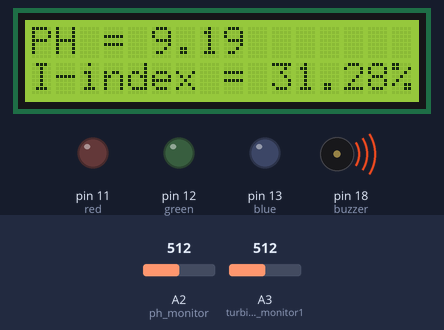
Recording of a sketch running on a simulated Arduino Uno, built with avr-gcc and run on an emulated ATmega328P. Parts: 16×2 character LCD, output pins drawn as LEDs (lit = HIGH), buzzer (waves = sounding, pin HIGH). Dashed ring = blinking. The test bench sets the inputs (shaded band); at power-on: A2 (ph_monitor) = 512, A3 (turbidity_monitor1) = 512. No radio packets arrive unless stated; what the sketch prints to the serial monitor is not drawn.

Above: at 1.2 s.
1.3 s: A2 (ph_monitor) set to 493
At 1.62 s:
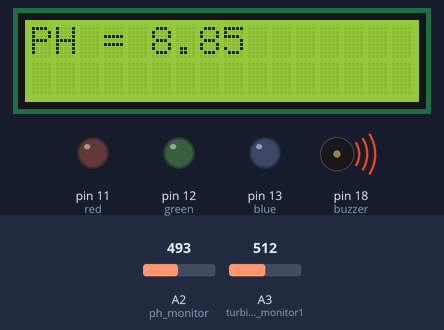
4.2 s: A2 (ph_monitor) set to 511
At 6.3 s:
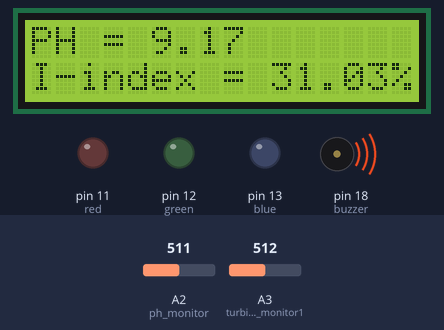
8.3 s: A2 (ph_monitor) set to 306
At 10.5 s:
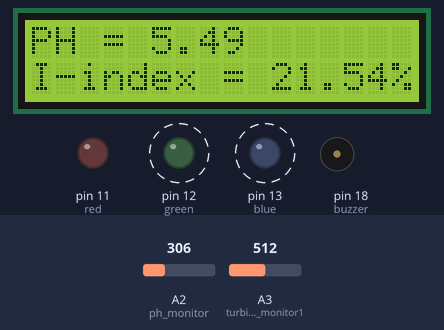
Timing chart, 0 to 17.0 s (numbered marks = the images above; inputs shaded):
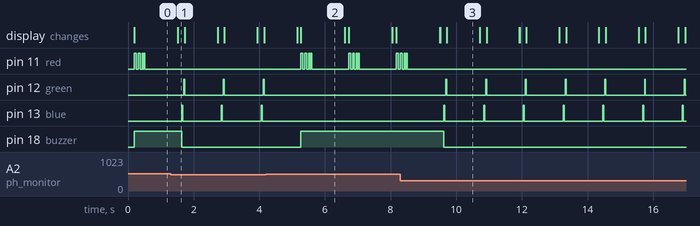

The sketch:

N2PH.ino
```cpp
#include <LiquidCrystal.h>
#include <SPI.h>
#include <nRF24L01.h>
#include <RF24.h>

#define blue 13
#define green 12
#define red 11
#define buzzer 18
#define ph_monitor 16
#define turbidity_monitor1 17

LiquidCrystal lcd(2, 3, 4, 5, 6, 9);

RF24 radio(7, 8); // CE, CSN
const byte address[6] = "00001";

double ph_gradient = 0;
double turbidity_gradient = 0;
double ph_impurity = 0;
double turbidity_impurity = 0;
double impurity = 0;
double ph = 0;
double ph_analog_value = 0;
int turbidity = 0;


void setup()
{
  radio.begin();
  radio.openWritingPipe(address);
  radio.setPALevel(RF24_PA_MAX);
  radio.stopListening();
  lcd.begin (16, 2);
  lcd.setCursor(0, 0);

  Serial.begin(9600);

  pinMode (ph_monitor, INPUT);
  pinMode (turbidity_monitor1, INPUT);

  pinMode (blue, OUTPUT);
  pinMode (green, OUTPUT);
  pinMode (red, OUTPUT);
  pinMode (buzzer, OUTPUT);


}
void loop()
{
  measure_PH();
  measure_turbidity();
  Impurity_level();

  if (impurity > 30)
  {

    high_impurity();

  }
  else
  {
    low_impurity();

  }

  delay(1000);
  lcd.clear();
}
void measure_PH()
{
  ph_analog_value = analogRead(ph_monitor);
  ph = (7.0 / 390) * ph_analog_value;
  Serial.print("ph analog reading = ");
  Serial.println(ph_analog_value);
  Serial.print("ph = ");
  Serial.println(ph);
  lcd.setCursor(0, 0);
  lcd.print("PH = ");
  lcd.print(ph);
  delay (10);

}

void measure_turbidity()
{
  turbidity = analogRead(turbidity_monitor1);
  turbidity = turbidity - 800;
  Serial.print("turbidity1 = ");
  Serial.println(turbidity);
//  lcd.setCursor(0, 1);
//  lcd.print("Turbidity = ");
//  lcd.print(turbidity);
  delay(100);
}


void Impurity_level()
{
  ph_gradient = (ph - 7) * 1.0;
  if (ph_gradient < 0)
  {
    ph_gradient = ph_gradient * -1;
  }
  // ph_gradient = abs(ph_gradient);
  ph_impurity = 1.0 * (100 * ph_gradient) / 7;


  turbidity_impurity = (100 * (turbidity)) / 1023;

  if (ph_impurity > turbidity_impurity)
  {
    impurity = ph_impurity;
  }

  if (ph_impurity < turbidity_impurity)
  {
    impurity = turbidity_impurity;
  }
  impurity = abs(impurity);
  radio.write(&impurity, sizeof(impurity));
  lcd.setCursor(0, 2);
  lcd.print("Impurity ");
  lcd.setCursor(1, 1);
  lcd.print("-index = ");
  lcd.print(impurity);
  lcd.print("%");
}

void low_impurity()
{
  digitalWrite (buzzer, LOW);
  digitalWrite (blue, HIGH);
  delay(30);

  digitalWrite (blue, LOW);

  delay (30);
  digitalWrite (green, HIGH);
  delay (30);
  digitalWrite (green, LOW);
}


void high_impurity()
{

  digitalWrite (red, HIGH);
  digitalWrite (buzzer, HIGH);
  delay(60);

  digitalWrite (red, LOW);

  delay (60);
  digitalWrite (red, HIGH);
  delay (60);
  digitalWrite (red, LOW);
  delay (60);
  digitalWrite (red, HIGH);
  delay(30);

  digitalWrite (red, LOW);

  delay (30);
  digitalWrite (red, HIGH);
  delay (30);
  digitalWrite (red, LOW);
}
```

Measured:
- the behaviour switches between 507 and 506 on A2 (ph_monitor) (found by bisection; images 0 and 1)
- after the input at 1.3 s, pin 11 (red): stops changing and stays LOW; pin 12 (green): alternates HIGH for 0.03 s and LOW for 1.2 s, starting after 0.40 s; pin 13 (blue): alternates HIGH for 0.03 s and LOW for 1.2 s, starting after 0.34 s; pin 18 (buzzer): HIGH → LOW after 0.34 s
- after the input at 4.2 s, pin 11 (red): LOW → HIGH after 1.1 s, then repeats every 1.5 s: LOW 0.06 s, HIGH 0.06 s, LOW 0.06 s, HIGH 0.03 s, LOW 0.03 s, HIGH 0.03 s, LOW 1.1 s, HIGH 0.06 s; pin 12 (green), pin 13 (blue): stops changing and stays LOW; pin 18 (buzzer): LOW → HIGH after 1.1 s
- after the input at 8.3 s, pin 11 (red): goes on until 8.5 s, then stays LOW; pin 12 (green): alternates HIGH for 0.03 s and LOW for 1.2 s, starting after 1.4 s; pin 13 (blue): alternates HIGH for 0.03 s and LOW for 1.2 s, starting after 1.3 s; pin 18 (buzzer): HIGH → LOW after 1.3 s
- by itself, pin 11 (red): alternates HIGH for 0.05 s and LOW for 0.06 s, 8 changes in all, then stays LOW
- what the display in image 2 shows lasts 1.3 s, from 5.3 s to 6.6 s
- what the display in image 3 shows lasts 1.0 s, from 9.7 s to 10.7 s
